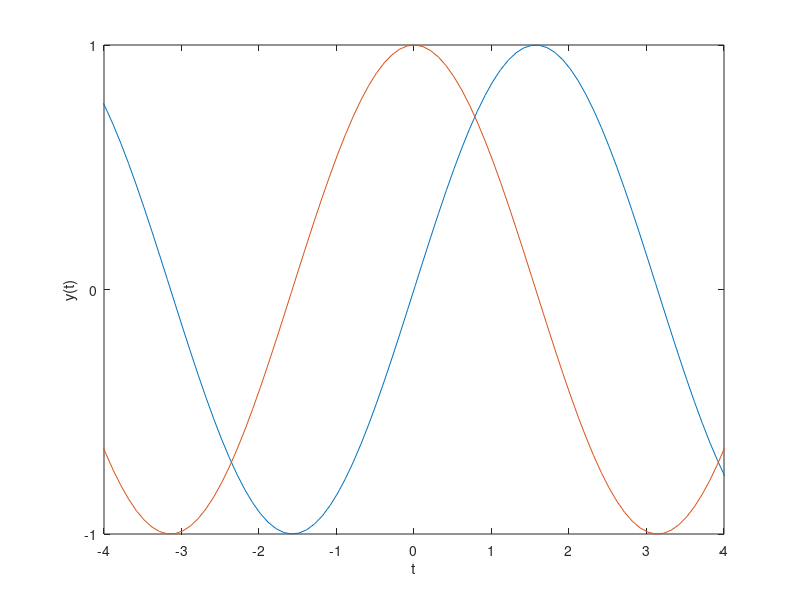

This figure's MATLAB source: (Note: this script raises an error after producing the figure.)
% Script for testing the centeraxes.m function

clear
clf
clc
%subplot(211)
x = -2*pi:.1:2*pi;
y1=sin(x);
y2=cos(x);
plot(x,y1);
hold all;
plot(x,y2);
set(gca,'ylim',[-1 1],'xlim',[-4 4],'xtick',-4:4,'ytick',-1:1)
xlabel('t');
ylabel('y(t)')

opt.fontname = 'helvetica';
opt.fontsize = 8;

%centeraxes(gca);
centeraxes(gca,opt);